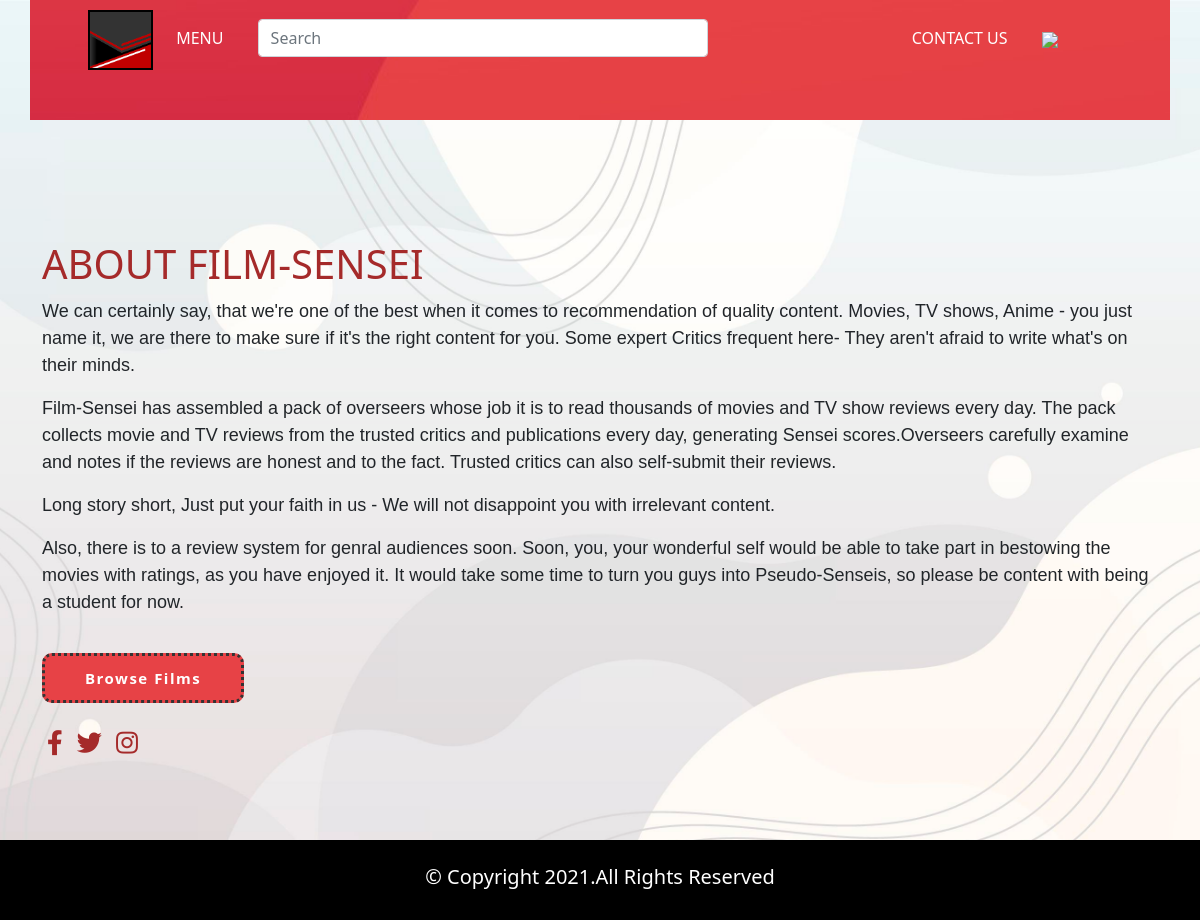
The page /aboutus.php (signed in) on the database its author committed.
### tables this page shows
CREATE TABLE `about` (
  `para1` text NOT NULL,
  `para2` text NOT NULL,
  `para3` text NOT NULL,
  `para4` text NOT NULL
);

### aboutus.php (the view, shortened to what this page needs)
<?php
      include 'config.php';?>
<?php
        $para1="";
		$para2="";
		$para3="";
		$para4="";
        $query=mysqli_query($con,"select * from about");
        $row  = mysqli_fetch_array($query);
    if(is_array($row)) {
       $para1=$row['para1'];
	   $para2=$row['para2'];
	   $para3=$row['para3'];
	   $para4=$row['para4'];
    }   else {
    }
 ?>
<!DOCTYPE html>
 <html lang="en">
   <head>
     <link href="css/bootstrap.min.css" rel="stylesheet">
     <link rel="stylesheet" href="css/aboutstyle.css">
	   <link rel="stylesheet" href="https://pro.fontawesome.com/releases/v5.10.0/css/all.css"/>
   </head>
   <body>
	<?php include "menubar.php"?>
	 <div class="section">
       <div class="container">
           <div class="title">
             <h1 style="color:#a52a2a">About Film-Sensei</h1>
           </div>
           <div class="content">
             <p>
               <?php echo $para1; ?>
             </p>
             <p> <?php echo $para2; ?></p>
             <p>
                <?php echo $para3; ?>
             </p>
             <p>
               <?php echo $para4; ?>
             </p>
             <div class="brsbutton">
               <a href="http://localhost/Film_Sensei/index.php">Browse Films</a>
             </div>
           </div>
           <div class="social">
             <a href=""><i class="fab fa-facebook-f"></i></a>
             <a href=""><i class="fab fa-twitter"></i></a>
             <a href=""><i class="fab fa-instagram"></i></a>
           </div>
         </div>
</div>
   <?php include "footer.php"?>
   </body>
 </html>

### css/aboutstyle.css (style rules this page uses)
body { background: url("../images/background1.jpg")no-repeat center center fixed; -webkit-background-size: cover; -moz-background-size: cover; background-size: cover; }
.section .container { display:block; margin-top:20px; padding-top: 100px; min-height: 80vh; }
.section .title { text-transform: uppercase; font-size: 28px; }
.section p { margin-top: 10px; font-family: sans-serif; font-size: 18px; line-height: 1.5; }
.brsbutton { margin-top: 50px; }
.brsbutton a { border-radius:10px; background: #E74246; padding:12px 40px; text-decoration: none; color: #fff; font-size: 15px; font-weight:bold; letter-spacing: 1.5px; border: 3px dotted #333333; }
.social { margin-top: 40px; }
.social i { color: #a52a2a; font-size: 25px; padding: 0px 5px; }

### css/style.css (style rules this page uses)
body { background: url("../images/background1.jpg")no-repeat center center fixed; -webkit-background-size: cover; -moz-background-size: cover; background-size: cover; }
a { text-decoration:none; color:black; }

### rows shown on the page
about: para1 "We can certainly say, that we're one of the best when it comes to recommendation of quality content. Movies, TV shows, Anime - you just name it, we are there to make sure if it's the right content for you. Some expert Critics frequent here- They aren't afraid to write what's on their minds.", para2 "Film-Sensei has assembled a pack of overseers whose job it is to read thousands of movies and TV show reviews every day. The pack collects movie and TV reviews from the trusted critics and publications every day, generating Sensei scores.Overseers carefully examine and notes if the reviews are honest and to the fact. Trusted critics can also self-submit their reviews.", para3 "Long story short, Just put your faith in us - We will not disappoint you with irrelevant content.", para4 "Also, there is to a review system for genral audiences soon. Soon, you, your wonderful self would be able to take part in bestowing the movies with ratings, as you have enjoyed it. It would take some time to turn you guys into Pseudo-Senseis, so please be content with being a student for now."
